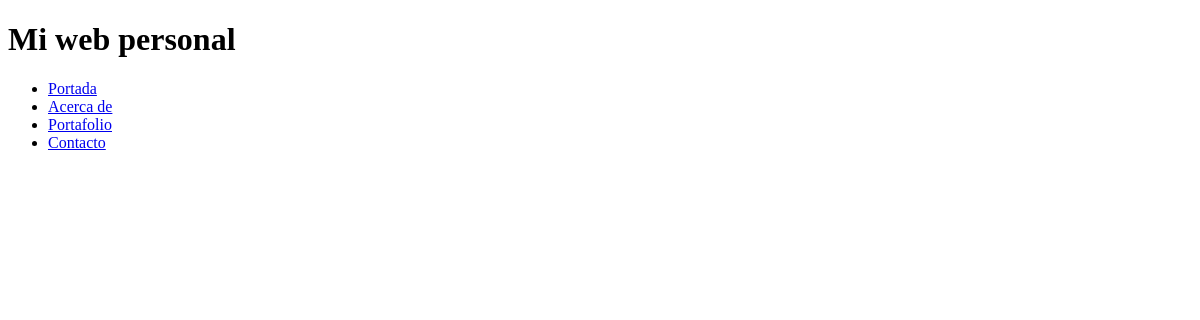
/portfolio/, run on an earlier commit of the app's database.
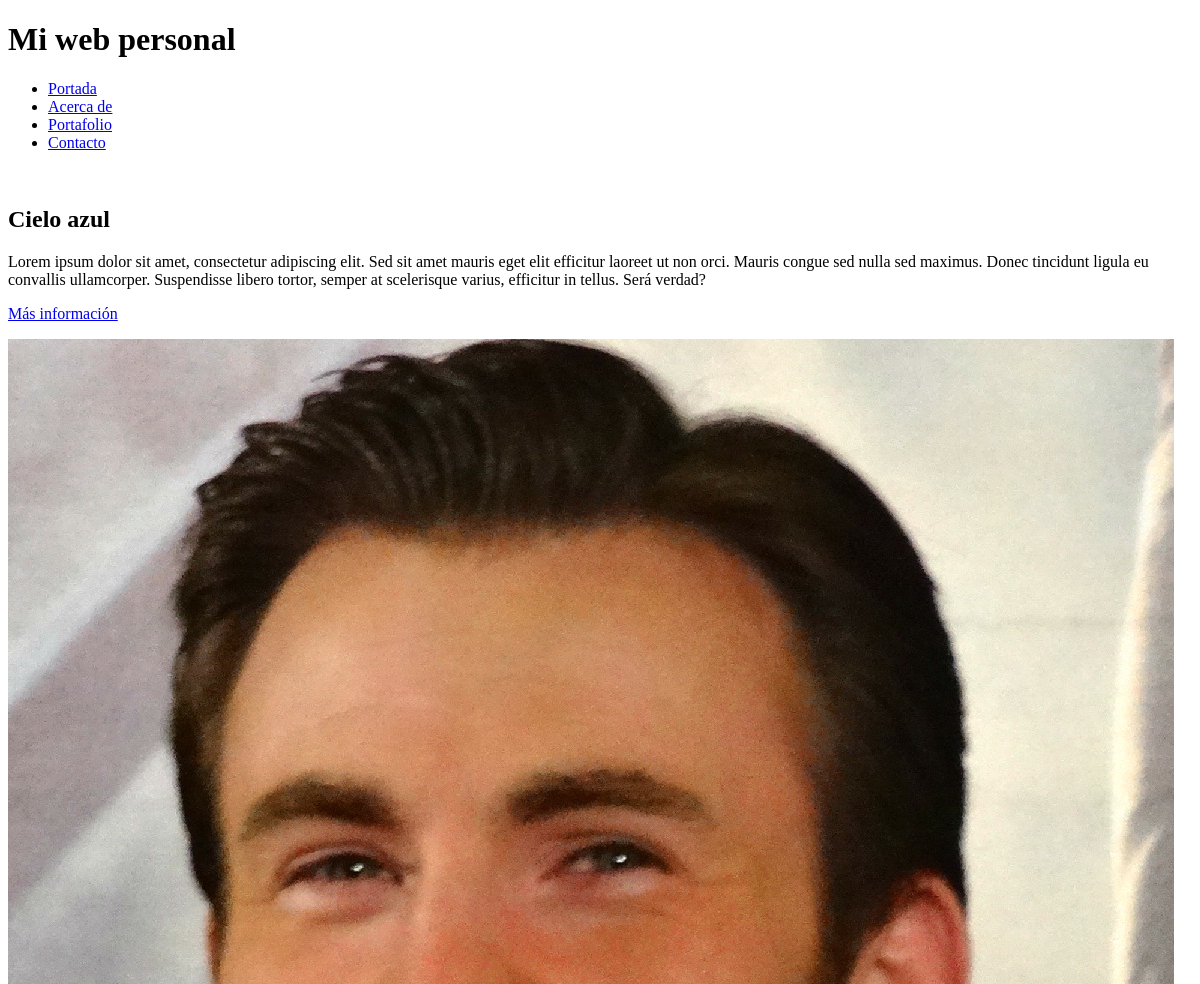
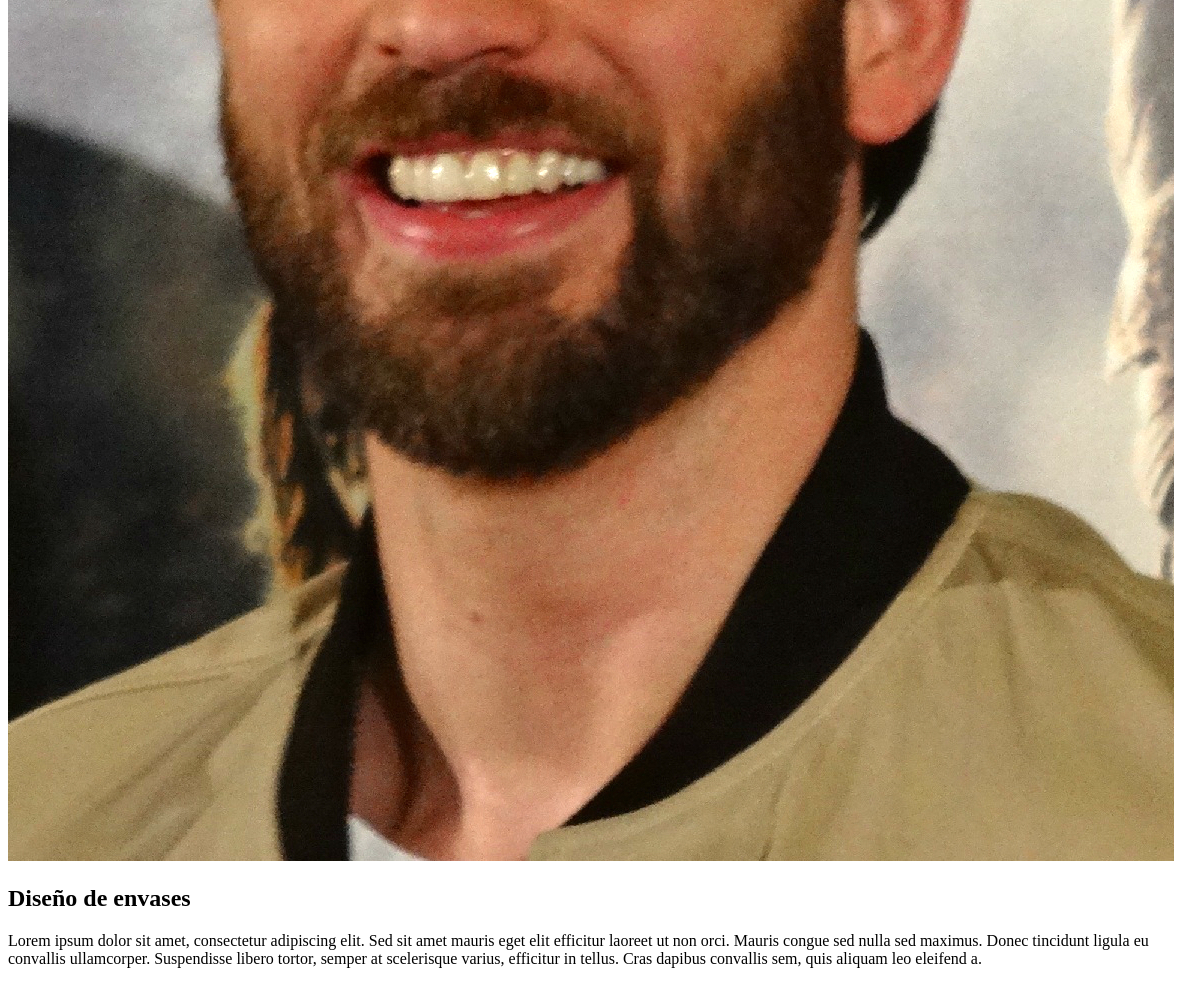
And on a later commit of the database (2 pictures, top to bottom).
### portfolio/models.py (models this page shows, shortened)
class Project(models.Model):
    title = models.CharField(max_length=200, verbose_name="Título")
    description = models.TextField(verbose_name="Descripción")
    image = models.ImageField(verbose_name="Imagen", upload_to="projects")
    link = models.URLField(verbose_name="Dirección web", null=True, blank=True)
    created = models.DateTimeField(auto_now_add=True, verbose_name="Fecha de creación")
    updated = models.DateTimeField(auto_now=True, verbose_name="Fecha de edición")
    class Meta:
        verbose_name = "proyecto"
        verbose_name_plural = "proyectos"
        ordering = ["-created"]

### portfolio/views.py (the view)
# urls.py: path('portfolio/', portfolio_views.portfolio, name="portfolio"),
def portfolio(request):
    projects = Project.objects.all()
    return render(request,"portfolio/portfolio.html",{'projects':projects})

### portfolio/templates/portfolio/portfolio.html (shortened to what this page needs)
{% extends 'core/base.html' %}
{% block blackground %}{% load static %}{% static 'core/img/portfolio-bg.jpg' %}{% endblock %}
{% block content %}
{% for project in projects %}
    <div class="row project">
        <div class="col-lg-3 col-md-4 offset-lg-1">
            <img class="img-fluid" src="{{project.image.url}}" alt="">
        </div>
        <div class="col-lg-7 col-md-8">
            <h2 class="section-heading title">{{project.title}}</h2>
        <p>{{project.description}}</p>
        {% if project.link %}
        <p><a href="{{project.link}}">Más información</a></p>
        {% endif %}
        </div>
    </div>
{% endfor %}
{% endblock %}

### core/templates/core/base.html (shortened to what this page needs)
<!DOCTYPE html>
<html lang="es">
<head>
</head>
<body>
    <h1>Mi web personal</h1>
    <ul>
        <li><a href="{% url 'home' %}">Portada</a></li>
        <li><a href="{% url 'about' %}">Acerca de</a></li>
        <li><a href="{% url 'portfolio' %}">Portafolio</a></li>
        <li><a href="{% url 'contact' %}">Contacto</a></li>
    </ul>
    {% block content %}{% endblock %}
</body>
</html>

What changed in the data, as far as the page shows it:
added Project: title "Cielo azul", description "Lorem ipsum dolor sit amet, consectetur adipiscing elit. Sed sit amet mauris eget elit efficitur laoreet ut non orci. Mauris congue sed nulla sed maximus. Donec tincidunt ligula eu convallis ullamcorper. Suspendisse libero tortor, semper at scelerisque varius, efficitur in tellus. Será verdad?"
added Project: image (picture), title "Diseño de envases", description "Lorem ipsum dolor sit amet, consectetur adipiscing elit. Sed sit amet mauris eget elit efficitur laoreet ut non orci. Mauris congue sed nulla sed maximus. Donec tincidunt ligula eu convallis ullamcorper. Suspendisse libero tortor, semper at scelerisque varius, efficitur in tellus. Cras dapibus convallis sem, quis aliquam leo eleifend a."
